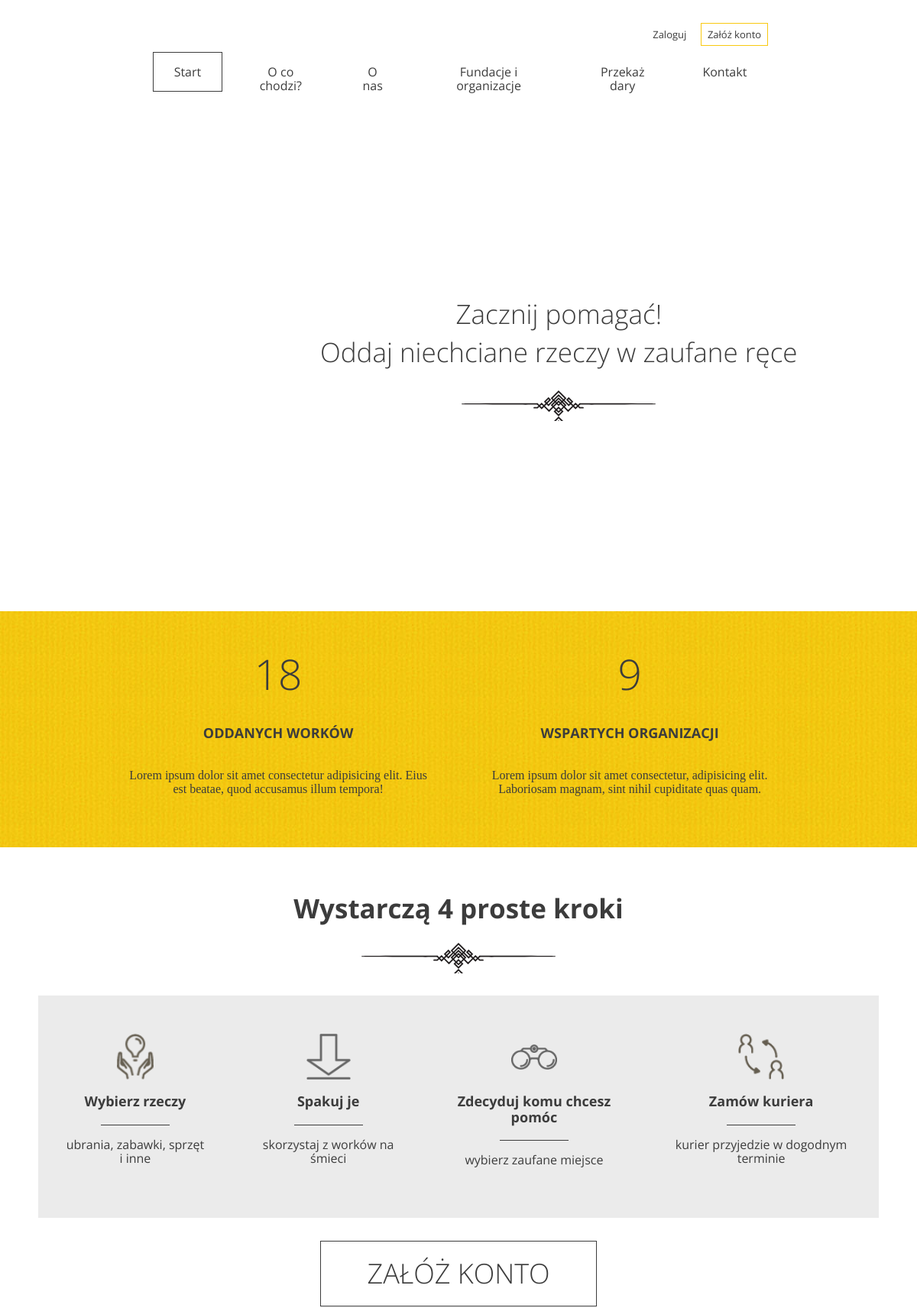
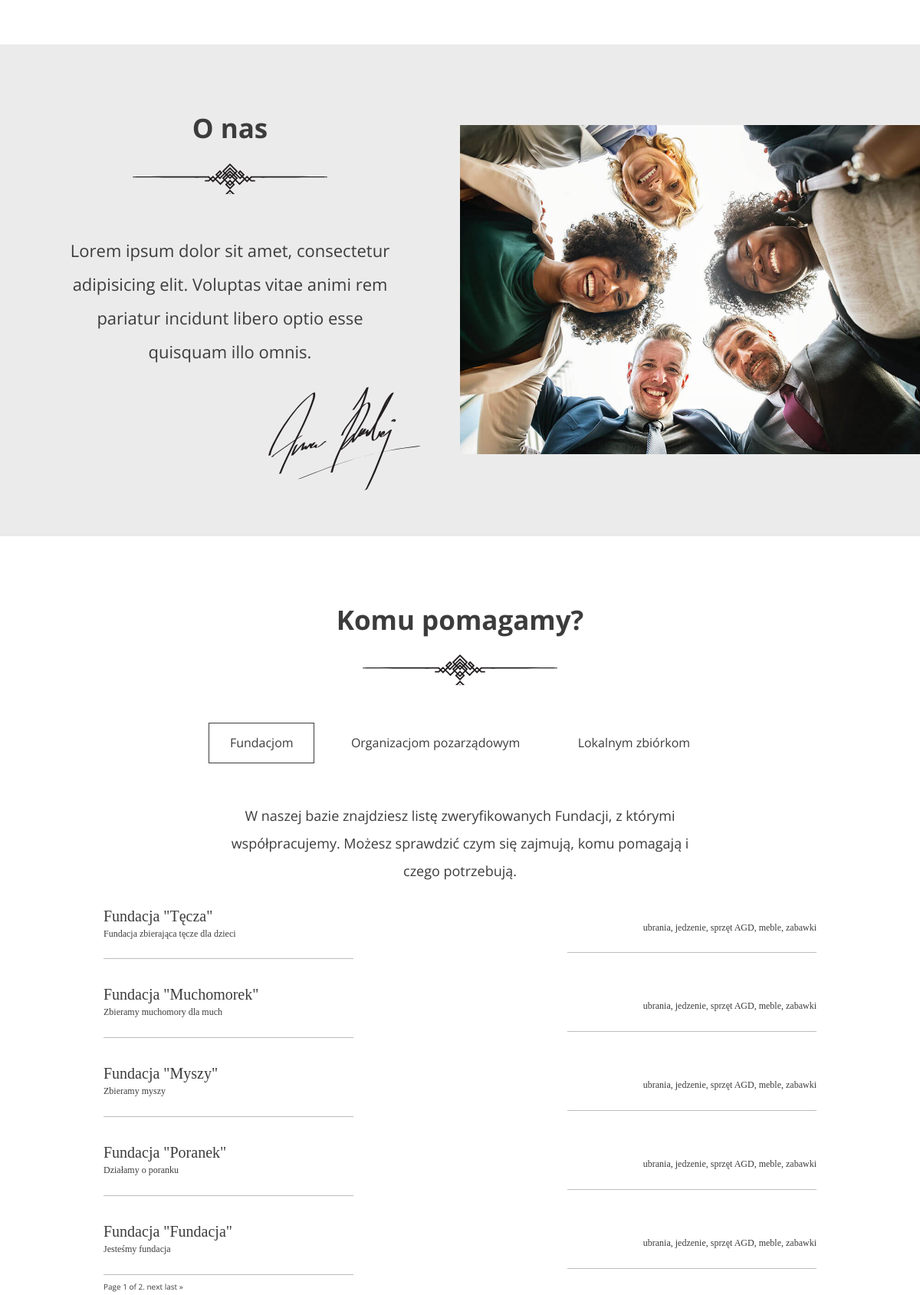
The page / (upper part) on the database its author committed (2 pictures, top to bottom).
### charity_app/models.py (models this page shows, shortened)
class Institution(models.Model):
    name = models.CharField(max_length=64)
    description = models.TextField()
    type = models.CharField(max_length=64, choices=TYPES, default="Fundacja")
    categories = models.ManyToManyField(Category)

### charity_app/views.py (the view)
# urls.py: path('', views.LandingPageView.as_view(), name='index'),
class LandingPageView(View):
    def get(self, request):
        nb_bags = 0
        donations = Donation.objects.all()
        for donation in donations:
            nb_bags += donation.quantity
        nb_organizations = Institution.objects.all().count()
        foundations_list = Institution.objects.all().filter(type="Fundacja").order_by('id')
        paginator = Paginator(foundations_list, 5)
        page = request.GET.get('page')
        foundations = paginator.get_page(page)
        ctx = {
            "foundations": foundations,
            "ngos": Institution.objects.all().filter(type="Organizacja Pozarządowa"),
            "local": Institution.objects.all().filter(type="Zbiórka Lokalna"),
            "nb_bags": nb_bags,
            "nb_organizations": nb_organizations,
        }
        return render(request, 'index.html', ctx)

### charity_app/templates/index.html (shortened to what this page needs)
{% extends 'base.html' %}
{% load static %}
{% block main %}
        <div class="slogan container container--90">
            <div class="slogan--item">
                <h1>
                    Zacznij pomagać!<br/>
                    Oddaj niechciane rzeczy w zaufane ręce
                </h1>
            </div>
        </div>
    </header>
    <section id="stats" class="stats">
        <div class="container container--85">
            <div class="stats--item">
                <em>{{ nb_bags }}</em>
                <h3>Oddanych worków</h3>
                <p>Lorem ipsum dolor sit amet consectetur adipisicing elit. Eius est beatae, quod accusamus illum
                    tempora!</p>
            </div>
            <div class="stats--item">
                <em>{{ nb_organizations }}</em>
                <h3>Wspartych organizacji</h3>
                <p>Lorem ipsum dolor sit amet consectetur, adipisicing elit. Laboriosam magnam, sint nihil cupiditate
                    quas quam.</p>
            </div>
        </div>
    </section>
    <section id="steps" class="steps">
        <h2>Wystarczą 4 proste kroki</h2>
        <div class="steps--container">
            <div class="steps--item">
                <span class="icon icon--hands"></span>
                <h3>Wybierz rzeczy</h3>
                <p>ubrania, zabawki, sprzęt i inne</p>
            </div>
            <div class="steps--item">
                <span class="icon icon--arrow"></span>
                <h3>Spakuj je</h3>
                <p>skorzystaj z worków na śmieci</p>
            </div>
            <div class="steps--item">
                <span class="icon icon--glasses"></span>
                <h3>Zdecyduj komu chcesz pomóc</h3>
                <p>wybierz zaufane miejsce</p>
            </div>
            <div class="steps--item">
                <span class="icon icon--courier"></span>
                <h3>Zamów kuriera</h3>
                <p>kurier przyjedzie w dogodnym terminie</p>
            </div>
        </div>
        <a href="/register/#form" class="btn btn--large">Załóż konto</a>
    </section>
    <section id="about-us" class="about-us">
        <div class="about-us--text">
            <h2>O nas</h2>
            <p>Lorem ipsum dolor sit amet, consectetur adipisicing elit. Voluptas vitae animi rem pariatur incidunt
                libero optio esse quisquam illo omnis.</p>
            <img src="{% static 'images/signature.svg' %}" class="about-us--text-signature" alt="Signature">
        </div>
        <div class="about-us--image"><img src="{% static 'images/about-us.jpg' %}" alt="People in circle"></div>
    </section>
    <section id="help" class="help">
        <h2>Komu pomagamy?</h2>
        <ul class="help--buttons">
            <li data-id="1"><a href="#" class="btn btn--without-border active">Fundacjom</a></li>
            <li data-id="2"><a href="#" class="btn btn--without-border">Organizacjom pozarządowym</a></li>
            <li data-id="3"><a href="#" class="btn btn--without-border">Lokalnym zbiórkom</a></li>
        </ul>
        <div class="help--slides active" data-id="1">
            <p>W naszej bazie znajdziesz listę zweryfikowanych Fundacji, z którymi współpracujemy. Możesz sprawdzić czym
                się zajmują, komu pomagają i czego potrzebują.</p>
            <ul class="help--slides-items">
                 {% for item in foundations %}
                <li>
                    <div class="col">
                        <div class="title">{{ item.name }}</div>
                        <div class="subtitle">{{ item.description }}</div>
                    </div>
                    <div class="col">
                        <div class="text">ubrania, jedzenie, sprzęt AGD, meble, zabawki</div>
                    </div>
                </li>
                {% endfor %}
            </ul>
        <div class="pagination">
    <span class="step-links">
        <span class="current">
            Page {{ foundations.number }} of {{ foundations.paginator.num_pages }}.
        </span>
        {% if foundations.has_next %}
            <a href="?page={{ foundations.next_page_number }}">next</a>
            <a href="?page={{ foundations.paginator.num_pages }}">last &raquo;</a>
        {% endif %}
    </span>
</div>
    </section>
    </body>
    </html>
{% endblock %}

### charity_app/templates/base.html (shortened to what this page needs)
<!DOCTYPE html>
{% load static %}
<html lang="pl">
  <head>
    <link rel="stylesheet" href="{% static 'css/style.css' %}">
  </head>
  <body>
    <header class="header--main-page">
        <nav class="container container--70">
     {% if user.is_authenticated %}
         <ul class="nav--actions">
            <li class="logged-user">
          <h3>Witaj {{user.first_name}}</h3>
            <ul class="dropdown">
              <li><a href="/user">Profil</a></li>
              <li><a href="/update_user">Ustawienia</a></li>
                {% if user.is_superuser %}
              <li><a href="/admin">Panel Administracyjny</a></li>
                    {% endif %}
              <li><a href="/logout">Wyloguj</a></li>
            </ul>
          {% else %}
            <ul class="nav--actions">
                <li><a href="/login/#form" class="btn btn--small btn--without-border">Zaloguj</a></li>
                <li><a href="/register/#form" class="btn btn--small btn--highlighted">Załóż konto</a></li>
            </ul>
          {% endif %}
        </nav>
        <nav class="container container--70">
            <ul>
                <li><a href="/" class="btn btn--without-border active">Start</a></li>
                <li><a href="/#steps" class="btn btn--without-border">O co chodzi?</a></li>
                <li><a href="/#about-us" class="btn btn--without-border">O nas</a></li>
                <li><a href="/#help" class="btn btn--without-border">Fundacje i organizacje</a></li>
                <li><a href="/add_donation" class="btn btn--without-border">Przekaż dary</a></li>
                <li><a href="/#contact" class="btn btn--without-border">Kontakt</a></li>
            </ul>
        </nav>
{% block main %}
{% endblock %}

### rows shown on the page
Institution: name "Fundacja \"Tęcza\"", description "Fundacja zbierająca tęcze dla dzieci"
Institution: name "Fundacja \"Muchomorek\"", description "Zbieramy muchomory dla much"
Institution: name "Fundacja \"Myszy\"", description "Zbieramy myszy"
Institution: name "Fundacja \"Poranek\"", description "Działamy o poranku"
Institution: name "Fundacja \"Fundacja\"", description "Jesteśmy fundacja"

### other values the page prints
{{ nb_bags }} "18"
{{ nb_organizations }} "9"
{{ foundations.number }} "1"
{{ foundations.paginator.num_pages }} "2"
